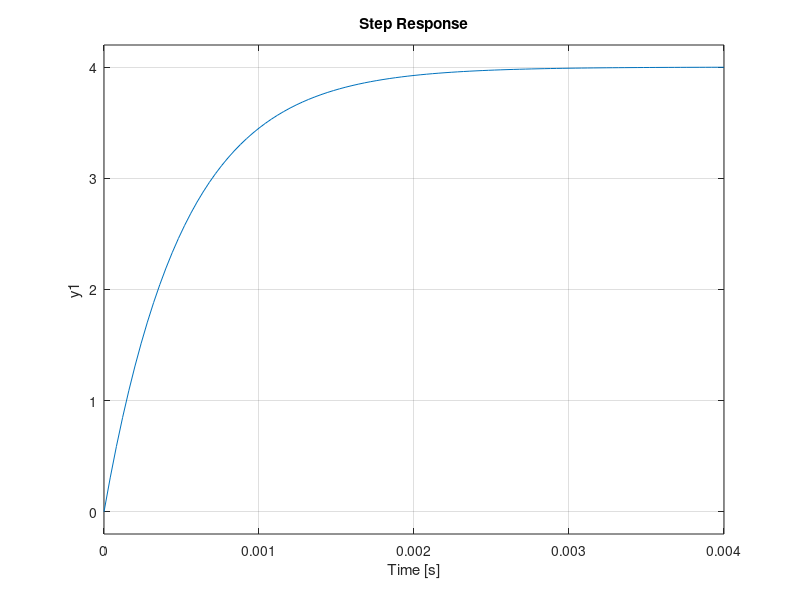

The MATLAB source for this figure:
clear all
close all
clc

% K=61.02;
K=40.68;

numera = K*[1 0.6];
denominador = poly ([0 -0.5858]);
Gs = 48.82*tf(numera, denominador);
bode (Gs);
mf = feedback(Gs,1); %T is the closed-loop TF of the PI-controlled system
mf = minreal(mf);
step(4*mf);
axis

% xlabel ('Time')
% ylabel ('Speed Sensor Output, c(t) in volts')
% title ('PI-controlled Systems Response to a 4 volt Input Step')